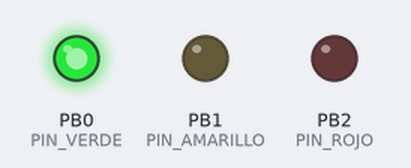
The sketch below on a simulated ATtiny85, built with avr-gcc and run on an emulated ATtiny85. On the bench: output pins drawn as LEDs (lit = HIGH).

Above: at 0.5 s.
At 1.2 s:
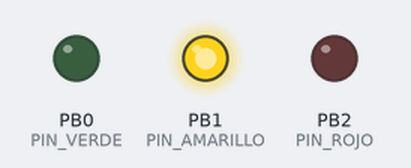
At 4.5 s:
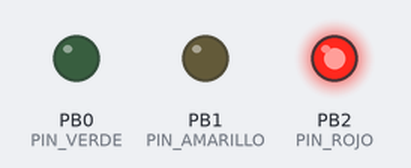
Timing chart, 0 to 5.8 s (numbered marks = the images above):
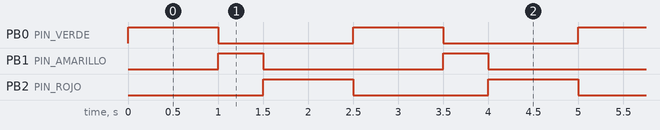

Measured:
- by itself, PB0 (PIN_VERDE), PB2 (PIN_ROJO): alternates HIGH for 1.0 s and LOW for 1.5 s
- by itself, PB1 (PIN_AMARILLO): alternates HIGH for 0.50 s and LOW for 2.0 s
- by itself, everything shown: repeats every 2.5 s, in 4 steps

The sketch:

semaforo_attiny85.ino
```cpp
#define PIN_ROJO      2 //pin 7
#define PIN_AMARILLO  1 //pin 6
#define PIN_VERDE     0 //pin 5

void setup() {
  pinMode(PIN_ROJO, OUTPUT);
  pinMode(PIN_AMARILLO, OUTPUT);
  pinMode(PIN_VERDE, OUTPUT);
}

void loop() {
  digitalWrite(PIN_VERDE, HIGH);
  delay(1000);

  digitalWrite(PIN_VERDE, LOW);
  digitalWrite(PIN_AMARILLO, HIGH);
  delay(500);

  digitalWrite(PIN_AMARILLO, LOW);
  digitalWrite(PIN_ROJO, HIGH);
  delay(1000);

  digitalWrite(PIN_ROJO, LOW);

}
```
